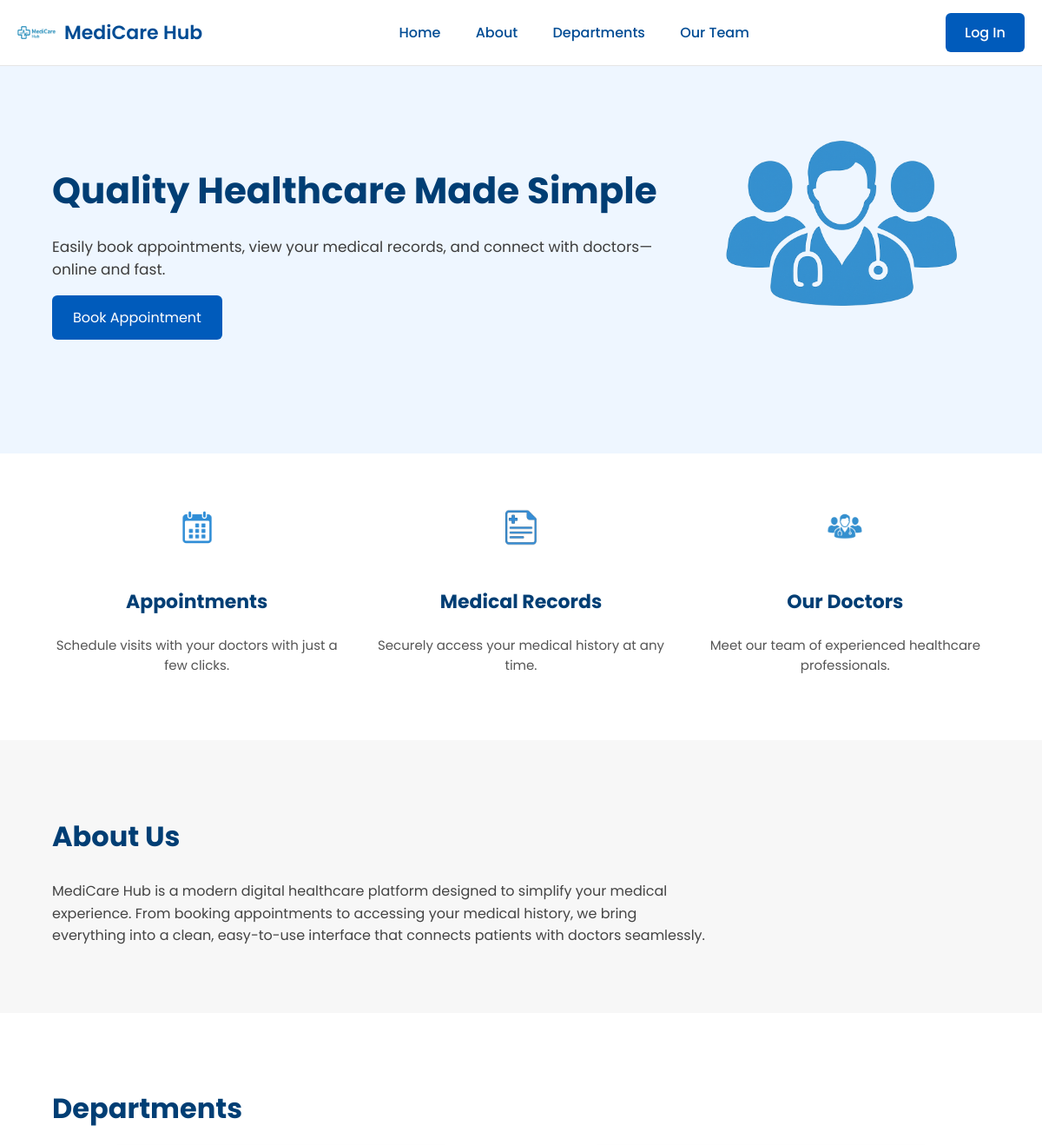
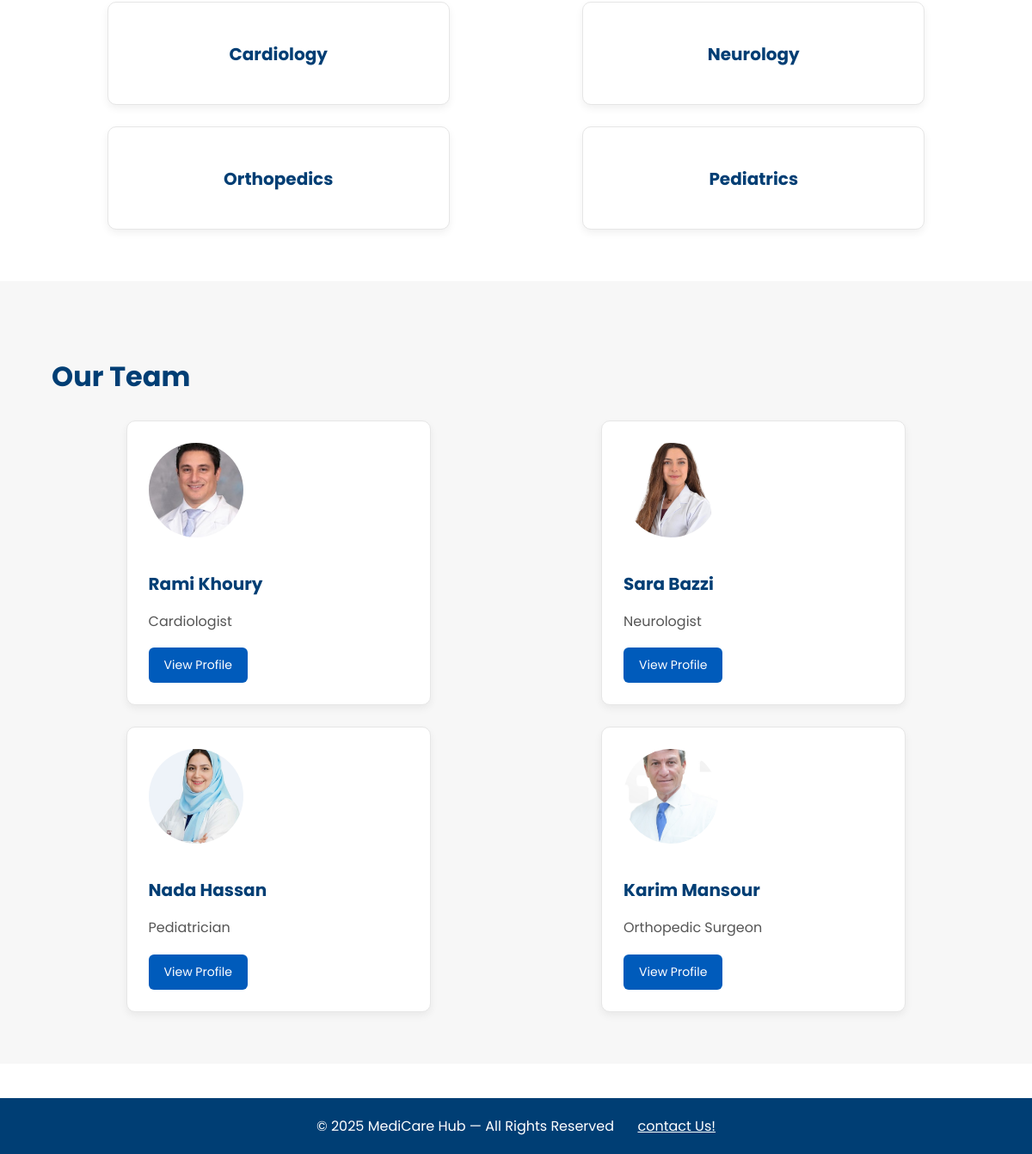
/front/homePage.php, run on the app's committed database (2 pictures, top to bottom).
### tables this page shows
CREATE TABLE `Department` (
  `Department_id` int(11) NOT NULL,
  `Department_name` varchar(100) NOT NULL,
  `Department_description` text DEFAULT NULL,
  `Chief_of_Department` varchar(100) NOT NULL,
  `Photo` varchar(255) DEFAULT NULL
);

CREATE TABLE `Doctors` (
  `Doctor_id` int(11) NOT NULL,
  `First_name` varchar(100) NOT NULL,
  `Last_name` varchar(100) NOT NULL,
  `Specialty` varchar(100) NOT NULL,
  `Phone` varchar(100) NOT NULL,
  `Email` varchar(100) NOT NULL,
  `Photo` varchar(255) DEFAULT NULL,
  `About` text DEFAULT NULL,
  `Department_id` int(11) NOT NULL,
  `Password` varchar(255) NOT NULL
);

### front/homePage.php (the view, shortened to what this page needs)
<?php
require "../Backend/dbconx.php";
$isLoggedIn = isset($_SESSION['loggedIn']) && $_SESSION['loggedIn'] === true;
$stmtDept = $pdo->prepare("SELECT * FROM Department ORDER BY Department_name ASC");
$stmtDept->execute();
$departments = $stmtDept->fetchAll(PDO::FETCH_ASSOC);
$stmtDoc = $pdo->prepare("SELECT Doctor_id, First_name, Last_name, Specialty, Photo FROM Doctors LIMIT 6");
$stmtDoc->execute();
$doctors = $stmtDoc->fetchAll(PDO::FETCH_ASSOC);
?>
<!DOCTYPE html>
<html lang="en">
<head>
    <link rel="stylesheet" href="styling.css">
</head>
<body>
<div class="navbar">
    <div class="logo">
        <img src="../medias/logo.png" alt="Logo">
        <span>MediCare Hub</span>
    </div>
    <div class="nav-links">
        <a href="#home" class="nav-link">Home</a>
        <a href="#about" class="nav-link">About</a>
        <a href="#departments" class="nav-link">Departments</a>
        <a href="#team" class="nav-link">Our Team</a>
    </div>
    <?php if ($isLoggedIn): ?>
        <a class="login-btn" href="patientDashboard.php">Dashboard</a>
    <?php else: ?>
        <a class="login-btn" href="login.php">Log In</a>
    <?php endif; ?>
</div>
<div class="hero" id="home">
    <div class="hero-text">
        <h1>Quality Healthcare Made Simple</h1>
        <p>Easily book appointments, view your medical records, and connect with doctors—online and fast.</p>
        <a href="../booking/Booking-Department.php">Book Appointment</a>
    </div>
    <div class="hero-image">
        <img src="../medias/dr.png" alt="Doctor Illustration">
    </div>
</div>
<div class="features">
    <div class="feature-box">
        <img src="../medias/calendar.png">
        <h3>Appointments</h3>
        <p>Schedule visits with your doctors with just a few clicks.</p>
    </div>
    <div class="feature-box">
        <img src="../medias/report.png">
        <h3>Medical Records</h3>
        <p>Securely access your medical history at any time.</p>
    </div>
    <div class="feature-box">
        <img src="../medias/drsicon.png">
        <h3>Our Doctors</h3>
        <p>Meet our team of experienced healthcare professionals.</p>
    </div>
</div>
<div class="about" id="about">
    <h2>About Us</h2>
    <p>
        MediCare Hub is a modern digital healthcare platform designed to simplify your medical experience.
        From booking appointments to accessing your medical history, we bring everything into a clean,
        easy-to-use interface that connects patients with doctors seamlessly.
    </p>
</div>
<div class="about" id="departments" style="background:#ffffff;">
    <h2 style="margin-bottom:20px;">Departments</h2>
    <div style="display:flex; flex-wrap:wrap; gap:25px; justify-content: space-around;">
        <?php foreach ($departments as $d): ?>
            <div class="dash-card" style="width:32%; text-align:center;">
                <h3><?php echo htmlspecialchars($d['Department_name']); ?></h3>
            </div>
        <?php endforeach; ?>
    </div>
</div>
<div class="about" id="team">
    <h2>Our Team</h2>
    <div style="display:flex; flex-wrap:wrap; gap:25px; justify-content: space-around;">
        <?php foreach ($doctors as $doc): ?>
            <div class="dash-card" >
                <img src="../medias/drimages/<?php echo $doc['Photo']; ?>"
                     style="width:110px; height:110px; border-radius:50%; object-fit:cover; margin-bottom:12px;">
                <h3><?php echo $doc['First_name'] . " " . $doc['Last_name']; ?></h3>
                <p ><?php echo $doc['Specialty']; ?></p>
                <a href="doctorProfile.php?id=<?php echo $doc['Doctor_id']; ?>" class="btn-small">View Profile</a>
            </div>
        <?php endforeach; ?>
    </div>
</div>
<div class="footer">
    © 2025 MediCare Hub — All Rights Reserved
    <a style="color:white; margin-left:2%;"href="contactForm.php" >contact Us!</a>
</div>
</body>
</html>

### front/styling.css (style rules this page uses)
body { padding-top: 15px; margin: 0; font-family: 'Poppins', sans-serif; background: #ffffff; }
.navbar { position:fixed; top: 0; left: 0; width: 90%; z-index: 999; display: flex; justify-content: space-between; align-items: center; padding: 18px 60px; background: #ffffff; border-bottom: 1px solid #e5e5e5; }
.nav-links a { text-align: center; position: relative; padding-bottom: 5px; font-weight: 500; transition: 0.3s; }
.logo { display: flex; align-items: center; }
.logo img { width: 44px; margin-right: 10px; }
.logo span { font-size: 22px; font-weight: 600; color: #004c94; }
.nav-links a { margin: 0 18px; text-decoration: none; color: #004c94; font-weight: 500; }
.login-btn { background: #005bbb; color: white; padding: 10px 22px; border-radius: 6px; text-decoration: none; font-weight: 500; }
.hero { display: flex; padding: 80px 60px; align-items: center; background: #eef6ff; }
.hero-text { flex: 1; }
.hero-text h1 { font-size: 42px; color: #003e74; margin-bottom: 20px; }
.hero-text p { font-size: 17px; color: #3d3d3d; margin-bottom: 30px; }
.hero-text a { background: #005bbb; padding: 14px 24px; color: white; border-radius: 6px; text-decoration: none; font-size: 16px; }
.hero-image img { width: 340px; }
.features { display: flex; justify-content: space-around; padding: 60px 40px; text-align: center; }
.feature-box { width: 30%; }
.feature-box img { width: 50px; margin-bottom: 15px; }
.feature-box h3 { font-size: 22px; color: #003e74; }
.feature-box p { font-size: 15px; color: #555; }
.about { padding: 60px 60px; background: #f7f7f7; }
.about h2 { color: #003e74; font-size: 32px; }
.about p { width: 70%; font-size: 16px; color: #444; line-height: 1.6; }
.footer { padding: 20px; text-align: center; background: #003e74; color: white; margin-top: 40px; }
.dash-card { width: 28%; background: #ffffff; padding: 25px; border-radius: 10px; box-shadow: 0px 4px 10px rgba(0,0,0,0.06); border: 1px solid #e6e6e6; }
.dash-card h3 { font-size: 20px; color: #003e74; margin-bottom: 12px; }
.dash-card p { color: #555; margin-bottom: 18px; }
.btn-small { display: inline-block; padding: 10px 18px; background: #005bbb; color: #fff; border-radius: 6px; font-size: 14px; align-items: right; text-decoration: none; }
.navbar { width: 100%; padding: 15px 20px; box-sizing: border-box; }
.hero { box-sizing: border-box; }

### data on the page
department: Department_name "Cardiology"
department: Department_name "Neurology"
department: Department_name "Orthopedics"
department: Department_name "Pediatrics"
doctors: Photo (picture), First_name "Rami", Last_name "Khoury", Specialty "Cardiologist"
doctors: Photo (picture), First_name "Sara", Last_name "Bazzi", Specialty "Neurologist"
doctors: Photo (picture), First_name "Nada", Last_name "Hassan", Specialty "Pediatrician"
doctors: Photo (picture), First_name "Karim", Last_name "Mansour", Specialty "Orthopedic Surgeon"
